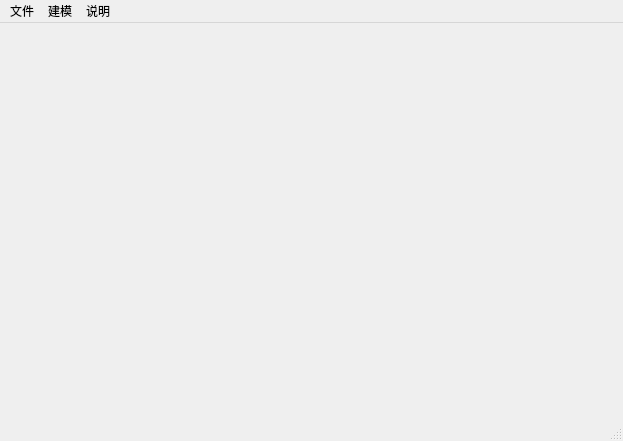
<?xml version="1.0" encoding="UTF-8"?>
<ui version="4.0">
 <class>MainWindow</class>
 <widget class="QMainWindow" name="MainWindow">
  <property name="geometry">
   <rect>
    <x>0</x>
    <y>0</y>
    <width>623</width>
    <height>441</height>
   </rect>
  </property>
  <property name="windowTitle">
   <string>数学建模设计系统V1.0</string>
  </property>
  <widget class="QWidget" name="centralwidget"/>
  <widget class="QMenuBar" name="menubar">
   <property name="geometry">
    <rect>
     <x>0</x>
     <y>0</y>
     <width>623</width>
     <height>23</height>
    </rect>
   </property>
   <property name="nativeMenuBar">
    <bool>false</bool>
   </property>
   <widget class="QMenu" name="menu">
    <property name="title">
     <string>文件</string>
    </property>
    <addaction name="actionopen"/>
   </widget>
   <widget class="QMenu" name="menu_2">
    <property name="title">
     <string>建模</string>
    </property>
    <addaction name="actionplot_Lne"/>
    <addaction name="actionOpenCV"/>
   </widget>
   <widget class="QMenu" name="menu_3">
    <property name="title">
     <string>说明</string>
    </property>
    <addaction name="actionabout"/>
   </widget>
   <addaction name="menu"/>
   <addaction name="menu_2"/>
   <addaction name="menu_3"/>
  </widget>
  <widget class="QStatusBar" name="statusbar"/>
  <action name="actionopen">
   <property name="text">
    <string>open</string>
   </property>
  </action>
  <action name="actionplot_Lne">
   <property name="text">
    <string>plot Line</string>
   </property>
  </action>
  <action name="actionabout">
   <property name="text">
    <string>about </string>
   </property>
  </action>
  <action name="actionOpenCV">
   <property name="text">
    <string>OpenCV</string>
   </property>
  </action>
 </widget>
 <resources/>
 <connections/>
</ui>
